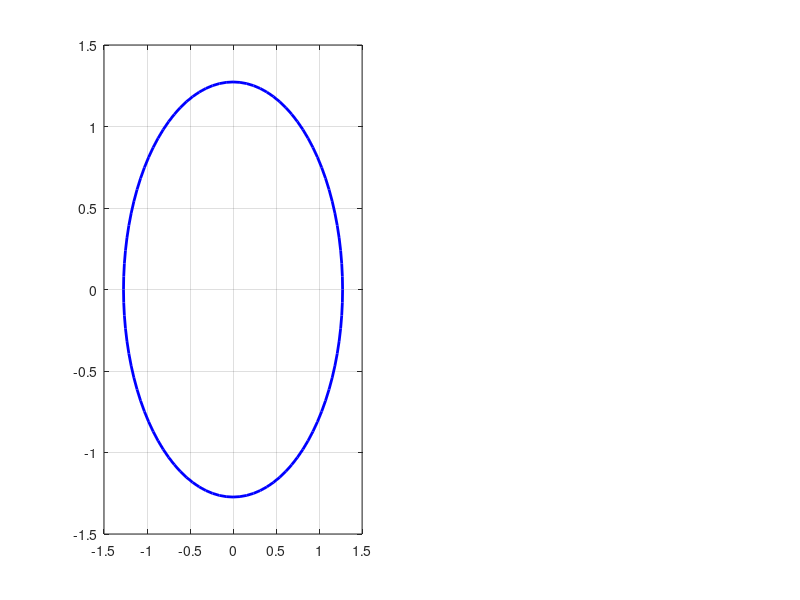

Here is the MATLAB script that generated this plot: (Note: this script raises an error after producing the figure.)
set(0,'defaultFigureColor',[1 1 1]);
clear all; clc;

addpath([pwd 'KinematicAnalysis/ds2nfu']);

isVideOn = 0;      % To control whether to dump jpeg snapshots or not. 0: do not dump 1: dump jpegs

Np = 220;            % Number of spatial points
dx = 2*pi/Np;        % discretization size
x  = 0:dx:(4*pi);    % utilized x range

% Individual Harmonics
A=4;
f1sin = A*sin(x)/pi;        f1cos = A*cos(x)/pi;
f2sin = A*sin(x-3.14)/(pi);  f2cos = A*cos(x-3.14)/(pi);
f1sin_c = f1sin; f1cos_c = f1cos;
f2sin_c = f2sin; f2cos_c = f2cos;
f3sin = A*sin(x-6.28)/pi;        f3cos = A*cos(x-6.28)/pi;
f4sin = A*sin(x-9.42)/(pi);  f4cos = A*cos(x-9.42)/(pi);
f3sin_c = f3sin; f3cos_c =  f3cos;
f4sin_c = f4sin; f4cos_c =  f4cos;
for i=1:length(x)
    if(x(i)-3.14 > 0)
        f1sin(i) = 0;
    end
    if(x(i)-6.28 > 0 || x(i)-3.14 < 0)
        f2sin(i) = 0;
    end
    if(x(i)-9.42 > 0 || x(i)-6.28 < 0)
        f3sin(i) = 0;
    end
    if(x(i)-12.56 > 0 || x(i)-9.42 < 0)
        f4sin(i) = 0;
    end
end
% f3sin = A*sin(5*x)/(5*pi);  f3cos = A*cos(5*x)/(5*pi);
% f4sin = A*sin(7*x)/(7*pi);  f4cos = A*cos(7*x)/(7*pi);
% f5sin = A*sin(9*x)/(9*pi);  f5cos = A*cos(9*x)/(9*pi);

% Use the following external package at Matlab Central:
% f=f1sin+f2sin;%+f3sin+f4sin+f5sin;

Nt = 100;                % Number of points over the circles
dtheta = 2*pi/Nt;        % Discretization over circles
theta  = 0:dtheta:2*pi;  % Span the whole 2pi

% Circle points
x1=A/pi*cos(theta);
y1=A/pi*sin(theta);

x2=A/(pi)*cos(theta);
y2=A/(pi)*sin(theta);

x3=A/pi*cos(theta);
y3=A/pi*sin(theta);

x4=A/(pi)*cos(theta);
y4=A/(pi)*sin(theta);

Lx=length(x);
Lw=2; Fs=12;
for i=1:length(x)

    %disp([num2str(i) ' of ' num2str(Lx)])
    f1=figure (2); clf;

    sp1=subplot(1,2,1);
    %  -- 1st harmonic ---
    plot(x1,y1,'LineWidth',Lw,'Color','b'); hold on; grid on;
    line([0 f1cos_c(i)],[0 f1sin_c(i)],'Color','b','LineWidth',Lw,'LineSmoothing','on');

    set(sp1,'Position',[0.0400    0.1800    0.4    0.677]);
    xlim([-2.5 2.5]); ylim([-2.5 2.5])

    [xf1, yf1] = ds2nfu(sp1,f1cos_c(i),f1sin_c(i));     % Convert axes coordinates to figure coordinates for 1st axes
    line(f1cos_c(i),f1sin_c(i),10,'LineStyle','-','MarkerSize',8,'MarkerFaceColor','b','color','b')

    %  -- 2nd harmonic ---
    plot(x2,y2,'LineWidth',Lw,'Color','r'); hold on;
    line([0 f2cos_c(i)],[0 f2sin_c(i)],'Color','r','LineWidth',Lw,'LineSmoothing','on');
    line(f2cos_c(i),f2sin_c(i),10,'LineStyle','-','MarkerSize',8,'MarkerFaceColor','r','color','r')

    [xf2, yf2] = ds2nfu(f2cos_c(i),f2sin_c(i));     % Convert axes coordinates to figure coordinates for 1st axes
    %  -- 3rd harmonic ---
    plot(x3,y3,'LineWidth',Lw,'Color','g'); hold on;
    line([0 f3cos_c(i)],[0 f3sin_c(i)],'Color','g','LineWidth',Lw,'LineSmoothing','on');
    line(f3cos_c(i),f3sin_c(i),10,'LineStyle','-','MarkerSize',8,'MarkerFaceColor','r','color','g')

    [xf3, yf3] = ds2nfu(f3cos_c(i),f3sin_c(i));     % Convert axes coordinates to figure coordinates for 1st axes
    
     %  -- 4th harmonic ---
    plot(x4,y4,'LineWidth',Lw,'Color','m'); hold on;
    line([0 f4cos_c(i)],[0 f4sin_c(i)],'Color','m','LineWidth',Lw,'LineSmoothing','on');
    line(f4cos_c(i),f4sin_c(i),10,'LineStyle','-','MarkerSize',8,'MarkerFaceColor','r','color','m')

    [xf4, yf4] = ds2nfu(f4cos_c(i),f4sin_c(i));     % Convert axes coordinates to figure coordinates for 1st axes

%     title('Harmonic Circles','FontSize',Fs,'FontName','Century Gothic')
%     set(gca,'FontSize',Fs,'FontName','Century Gothic'); %'Aharoni');
    
%% Converting the harmonics
    sp2=subplot(1,2,2);
    %  -- 1st harmonic ---
    
    plot(x(1:i),f1sin(1:i),'LineWidth',Lw,'Color','b'); hold on; grid on;

    ylim([-2.5 2.5]); xlim([0 19])
    set(sp2,'Position',[0.48    0.178200    0.49    0.680]);

    % Convert axes coordinates to figure coordinates for 1st axes
    [xg1, yg1] = ds2nfu(x(i),f1sin(i));
    annotation('line',[xf1 xg1],[yf1 yg1],'color','b','LineStyle','--','LineWidth',Lw);

    %  -- 2nd harmonic ---
    plot(sp2,x(1:i),f2sin(1:i),'g','LineWidth',Lw,'Color','r'); hold on; grid on;

    [xg2, yg2] = ds2nfu(x(i),f2sin(i)); % Convert axes coordinates to figure coordinates for 1st axes
    annotation('line',[xf2 xg2],[yf2 yg2],'color','r','LineStyle','--','LineWidth',Lw);

    %  -- 3rd harmonic ---
    plot(sp2,x(1:i),f3sin(1:i),'g','LineWidth',Lw,'Color','g'); hold on; grid on;

    [xg3, yg3] = ds2nfu(x(i),f3sin(i)); % Convert axes coordinates to figure coordinates for 1st axes
    annotation('line',[xf3 xg3],[yf3 yg3],'color','g','LineStyle','--','LineWidth',Lw);
    %  -- 4th harmonic ---
    plot(sp2,x(1:i),f4sin(1:i),'g','LineWidth',Lw,'Color','m'); hold on; grid on;

    [xg4, yg4] = ds2nfu(x(i),f4sin(i)); % Convert axes coordinates to figure coordinates for 1st axes
    annotation('line',[xf4 xg4],[yf4 yg4],'color','m','LineStyle','--','LineWidth',Lw);
    
    
    line(x(i),f1sin(i),10,'LineStyle','-','MarkerSize',8,'MarkerFaceColor','b','color','b')
    line(x(i),f2sin(i),10,'LineStyle','-','MarkerSize',8,'MarkerFaceColor','r','color','r')
    line(x(i),f3sin(i),10,'LineStyle','-','MarkerSize',8,'MarkerFaceColor','r','color','g')
    line(x(i),f4sin(i),10,'LineStyle','-','MarkerSize',8,'MarkerFaceColor','r','color','m')

%     title('Leg Stride','FontSize',Fs,'FontName','Century Gothic');
%     legend('');
%     xlabel('x','FontSize',Fs,'FontName','Century Gothic');
% 
%     set(gca,'FontSize',Fs,'FontName','Century Gothic'); %'Aharoni');
    % ---------------------------------------------------------------------

% 
%     if (isVideOn == 1)
%         set(gcf,'PaperPositionMode','auto');
% 
%         FolderName='JPEG';
%         mkdir(FolderName)
%         Name=[FolderName '/Animation_'];
%         itx=i;
% %         disp(['itx= ' num2str(itx)]);
%         if (itx <10)
%             print (f1, '-djpeg100', [Name '000' num2str(itx) '.jpg'],'-r96')
%         elseif (itx>=10 && itx <100)
%             print (f1, '-djpeg100', [Name '00' num2str(itx) '.jpg'],'-r96')
%         elseif (itx>=100 && itx <1000)
%             print (f1, '-djpeg100', [Name '0' num2str(itx) '.jpg'],'-r96')
%         else
%             print (f1, '-djpeg100', [Name '' num2str(itx) '.jpg'],'-r96')
%         end
%     end
end